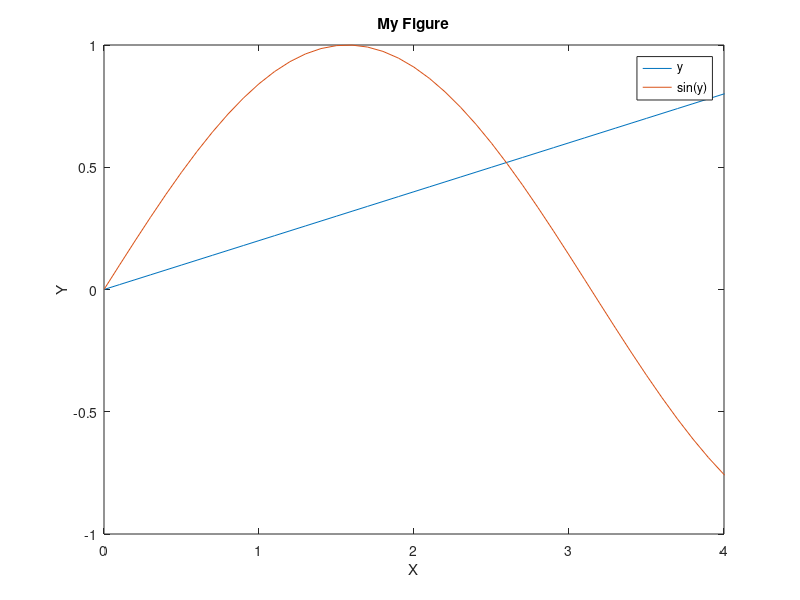
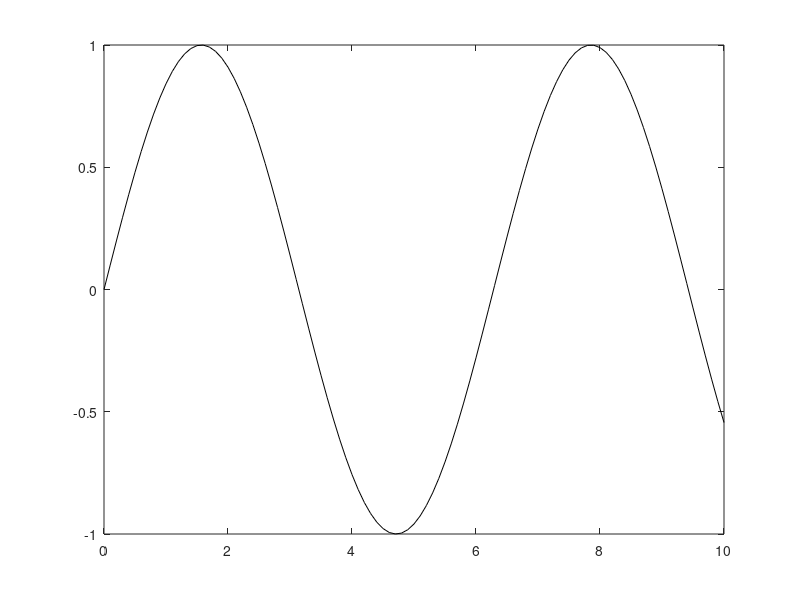
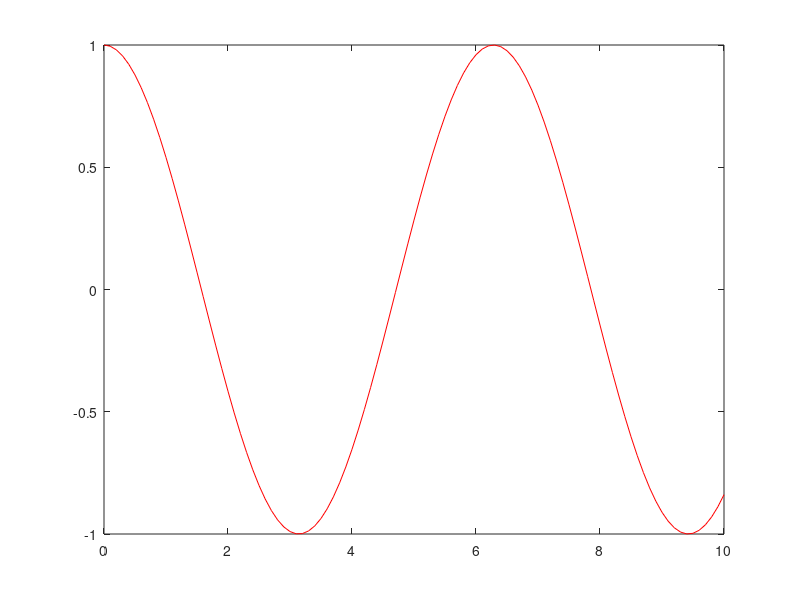

MATLAB code to generate these figures, in order: (Note: this script raises an error after producing the figures.)
%% 9.07 Matlab Tutorial

%% Comments, Variables, Vectors and Matrices

% Comments

% Green text preceded by a percent sign % are comments.  Matlab
% ignores comments -- that is, any text with a percent sign before it will
% result in Matlab doing nothing.  Try it out by copying and pasting the
% following:

% a = 5

% Comments are useful to put in your code so that you remember why are you
% writing a particular line of code.  It also helps other people understand
% your code should they have to use it.

% Comments that are preceded by two percent signs (%%) mark the beginning
% of a "cell", and are often used as section headings

% Often it is more useful and clear to assign a value to a variable name.
% This makes your code more readable and understandable.  For example, what
% is more readable? 

% firingRate * 10 

% OR 

% 5 * 10.  

% Here is how you assign a
% value to a variable in Matlab:

firingRate = 5

% You can assign more than one value to a variable.  The following code
% makes a 2 x 1 vector:

b = [3; 4]

% You can verify this is a 2 x 1 vector by the following command:
size(b)

% size is a built-in matlab function.  It tells you how many elements are
% in a vector of matrix.

% You can also make a 2 x 1 vector.  Notice that omitting the semi-colon
% makes this vector "horizontal":

c = [3 4]

size(c)

% If you don't want to see the output in the command window each time, you
% can supress the output by ending the statement with a semi-colon:

c = [3 4];

% You can also make a matrix.  Here is a 2x2 matrix:

d = [1 2; 3 4]

d = [1 2; ...
     3 4]

size(d)

% Typing in each number for a vector or matrix can be a pain in the ass.
% Luckily, you can tell Matlab to assign a consecutive sequence of numbers
% to a variable:

vec = 1:10

% The "step-size" of the consecutive sequence of numbers doesn't have to be
% one.  You can also step by larger or smaller numbers:

vec = 1:.25:10

% Sometimes you just want to access and change a single elmement of a
% vector.  You can access the fourth element of a vector by:

vec(4)

% And you can change the fourth element by:

vec(4) = 33

% Sometimes you don't want to have all the output in the command window.
% You can clear the command window by typing:

clc

% Similarly, you might want to clear variables from your workspace to
% reduce clutter:

clear all

% A helpful way to learn about built-in matlab functions is to type help
% before the function:

% help clc
% help clear

clc
%% Mathematical Operations

% You can use Matlab as a calculator.  For example, here is how you
% multiply, add, divide, and exponentiate:

3 * 4
3 + 4
3 / 4
3 ^ 4

% You can also use mathematical operations on vectors and matrices.
% Element-wise operations (multipying each element of a vector or matrix
% individually) are performed by using the period . before a mathematical
% operator such as times *:

vector = [2 2]
vector .* 5
matrix = [2 2; 2 2]
matrix .* 3

% If you want to multiply matrices as in linear algebra (which is not element-wise)
% you omit the period before the mathematical operator:

matrix * matrix

[3 1; 9 2; 3 7] * [1; 2]

%% Logical operations

% Sometimes you want to know whether two variables are equal or if one
% variable is larger than the other.  This is achieved by logical operators.
% In Matlab, 1 stands for True and 0 stands for False.  For example, say you 
% want to know if the firing rate from neuron1 is greater than the firing 
% rate from neuron2:

% First let's give the neurons' firing rates
neuronFiringRate1 = 4
neuronFiringRate2 = 3

% Now you can test whether the two variables are equal:
neuronFiringRate1 == neuronFiringRate2

% or if neuron1 has a greater firing rate than neuron2?
neuronFiringRate1 > neuronFiringRate2

% These operations also work on vectors and matrices element-wise, so you
% can determine whether a number is greater than each element in a matrix:

% Here is our original matrix

matrix

% And here is the result of comparing the matrix to the number 6:

6 > matrix

% Logical operators such as AND and OR are also useful.  For example, say
% that you had had a data set that consisted of animals and whether they
% were fast and big.  Suppose you only wanted the animals that were fast
% and big.  Using logical operators, you can select only the fast and big
% animals:

% Here we define the properties of one animal
isBig = 1; %  isBig = true
isFast = 0; % isFast = false

% Is it both big and fast?  The ampersand & indicates AND
isBig & isFast

% Suppose you only cared if the animal is big or fast, but either one would
% do.  You could then use the OR operator | :

isBig | isFast

% Finally, suppose you wanted animals that were small and slow.  You can
% use the negation operator, the tilde ~:

~isBig | ~isFast

% If you want to find out if they are not equal, then use the tilde and
% equal sign:

isBig ~= isFast


%% Selective Indexing

% You can combine what you've learned with assigning elements to variables
% and logical operators.  One of the more useful things you can learn is to
% use logical operators to access and change elements in vectors and
% matrices. Suppose you have a vector that goes from 1 to 10:

vec = 1:10

% Remember you could access each individual element of vec by typing:

vec(1)
vec(2)
vec(3)

% Suppose that you wanted to only access the elements of vec greater than
% five.  From before, you know that

vec > 5

% is a vector with zeros for each element in vec that is not greater than
% five and ones for each element that is.  Now, if you type:

vec(vec > 5)

% You get only the elements of vec greater than 5.
% This can be useful if you want to set all elements of a vector or matrix
% to a certain value.  For instance, if you wanted the values of vec
% greater than 5 to be zero, then:

vec(vec > 5) = 0

% Some other examples of this are:

vec(vec == 5)
vec(vec ~= 5)

% Some useful functions that we will not cover that also use logical
% operators and are often useful when comparing two vectors or matrices
% are:

%% Control Loops - For and If

% For loops are useful if you need to repeat a section of code several
% times.  A simple example would be:

for ind = 1:20
    
    ex(ind) = ind
    
end

% Notice that this is the same as

ex = 1:20;

% Often in Matlab, for loops can be avoided and their vector
% representations (like above) will be faster and easier to use.  When
% possible, you should always try to use the vector representation.
% However, you shouldn't waste a whole lot of time trying to figure out the
% vector representation if a quick and easy for loop will do.

% If statements are also useful in Matlab.  There are occasions when you
% will want to execute a section of code only if a certain condition is
% fulfilled.

% isBig is true
isBig = 1;

% What does the if statement display?
if isBig
   display('I will crush you')  
else
    display('Please do not hurt me');
end

% isBig is false
isBig = 0;

% Now what does the if statement display?
if isBig
   display('I will crush you')  
else
    display('Please do not hurt me');
end
%% Graphics

% Matlab has the ability to allow you to visualize your data.  The most
% common way of visualizing your data is by using the plot command.  For
% example if you wanted a straight line going from (0,0) to (10,10) in x-y
% coordinates you would type

figure; % opens a blank new figure window
x = 0:0.1:10; % x-values for the plot
y = x./5; % y-values for the plot

plot(x, y) % Plots the x-y values
xlabel('X')
ylabel('Y')
title('My Figure')

% If you want to add another line to your plot in the same color, you type
hold on
plot(x, sin(x))
legend('y','sin(y)')

% You can change the limits of the x and y axis to zoom in on a particular
% range:
xlim([0,4])
ylim([-1,1])


% Normally if you type plot twice, the second plot will erase the first.
% Hold keeps you on the same plot. If you want to keep plotting on the same
% plot but in different colors, you would type:
hold all;


% You can also change the color of your plots by adding an additional
% argument:

% For instance, if you want a black line you would add 'k' to the plot
% inputs like so
figure;
plot(x, sin(x), 'k');
% If you want a red line, you would add 'r' 
figure;
plot(x, cos(x), 'r');

% There are several other ways to plot data in Matlab.  Here are a few that
% come up frequently:

% help bar
% help hist
% help stairs

% To close all figures, you can type:
% close all

%% Functions vs Scripts

% Scripts and functions are not the same.  Functions are given inputs and
% they produce outputs.  Scripts, on the other hand, have no inputs and
% outputs.  This m-file tutorial.m is a script because it contains a
% bunch of commands, but you cannot give the script inputs.  For example,
% you can run this whole file by typing its name:

% tutorial

% This will execute every line of code in this document.  You cannot give
% this script specific inputs like:

input1 = 5;
input2 = 10;

% tutorial(input1, input2);

% This will not do anything.  However, functions do have this property.  I
% have written an example function called myFirstFunction.  You can give it
% two inputs.  The function will simply multiply those two inputs and
% return a single output:

output = myFirstFunction(input1, input2)

% Some functions can have more than one output.  Many built-in Matlab
% functions have this feature.  You can assign variables to the outputs for
% a function by using the form [first_output, second_output] == myFunction(input).
% For example, with the Matlab function size, it returns both the number of
% rows and the number of columns

[row, col] = size(matrix);

% Compare
size(matrix)

% to

row
col

%% Saving and Loading Data

% To save all the variables in your workspace, simply type the name that 
% you want to use followed by .mat:
save('myFile.mat')

% To selectively save variables in your workspace, you follow the same
% format as above, except you also type the name of the variable you want
% to save in quotes:

save('myFile.mat', 'output');

% Loading a file works in the same way:
clear all; clc; close all;

load('myFile.mat')


%% Other Useful Built-in Matlab Functions and Miscellany
% Creating Arrays or matrices:
% help ones
% help zeros
% help linspace
% help eye
% help rand
% help randn

% Operations on arrays or matrices
% help sum
% help max
% help min
% help mean
% help var
% help std
% help prctile
% help sort
% help nanmean
% help find

% Set functions:
% help intersect
% help union
% help setdiff
% help unique


%% Publishing your scripts
% For homework, we will ask you to write up the matlab problems in a script
% and to publish them to pdf. Publishing creates a nicely formatted
% document with your code and the results of running the code.

% An example homework is in the m-file "HWX_estephen_180910.m", and its
% published version is in the pdf "HWX_estephen_180910.pdf"

% In the published results, comments preceded by two percent signs (%%),
% which delineate "cells" in your script, are treated as section headings.
% In your homework solutions, we suggest that you use them to separate 
% different problems.

% In order to publish, go to the PUBLISH tab at the top of the window and
% click the arrow under the "Publish" icon. Select "Edit Publishing
% Options" and set these options:
% Output file format: pdf
% Include code: true
% Evaluate code: true

% Submit both the script (the .m file) and the published pdf to stellar 
% along with your homework.
